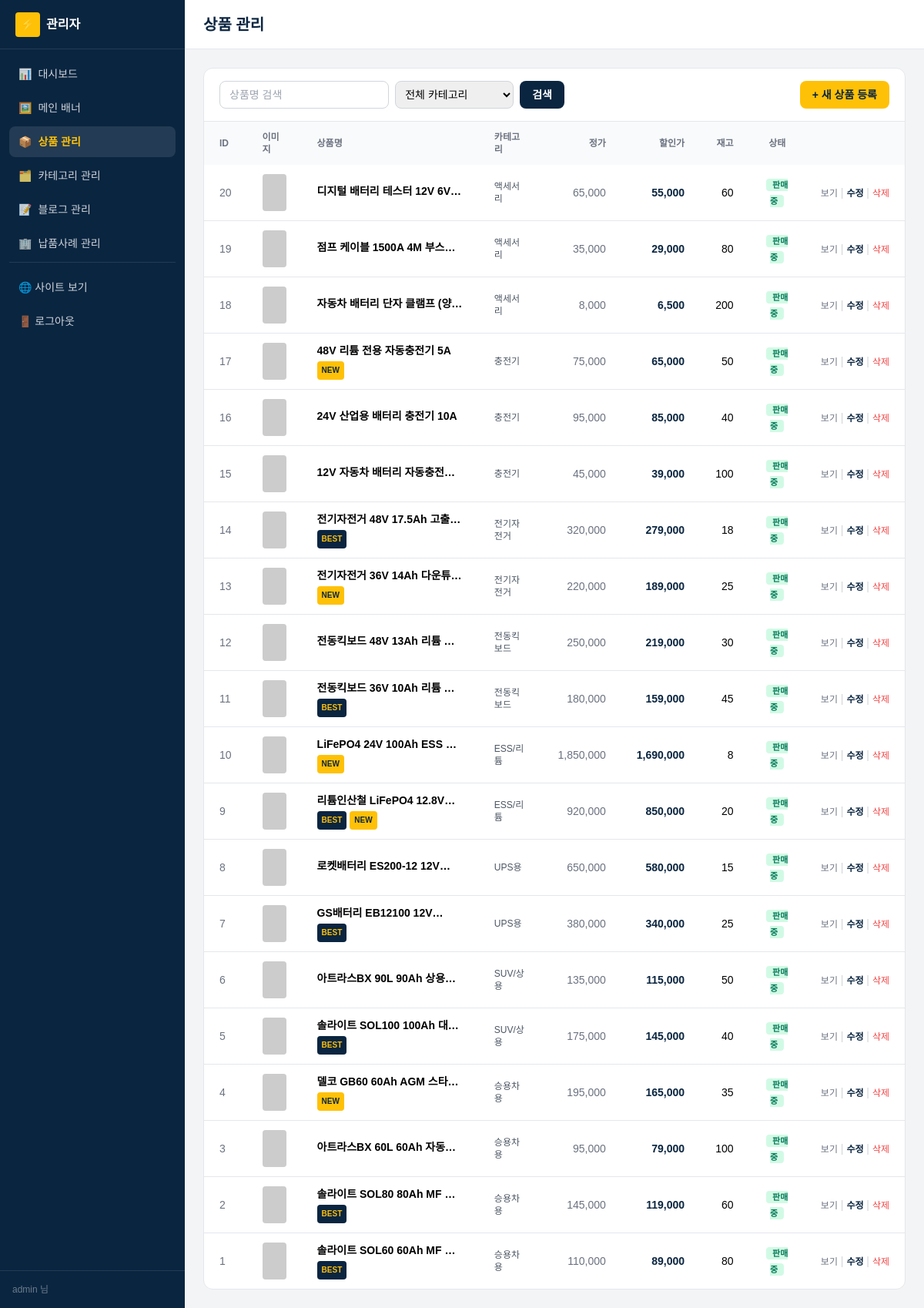
Page /admin/products.php (signed in) on the committed database.
### tables this page shows
CREATE TABLE `products` (
  `it_id`         INT           NOT NULL AUTO_INCREMENT,
  `it_name`       VARCHAR(255)  NOT NULL,
  `ca_id`         INT           NOT NULL,
  `it_price`      INT           NOT NULL DEFAULT 0,
  `it_sell_price` INT           NOT NULL DEFAULT 0,
  `it_stock`      INT           NOT NULL DEFAULT 0,
  `it_summary`    VARCHAR(500)  DEFAULT NULL,
  `it_desc`       LONGTEXT,
  `it_img1`       VARCHAR(255)  DEFAULT NULL,
  `it_img2`       VARCHAR(255)  DEFAULT NULL,
  `it_img3`       VARCHAR(255)  DEFAULT NULL,
  `it_img4`       VARCHAR(255)  DEFAULT NULL,
  `it_img5`       VARCHAR(255)  DEFAULT NULL,
  `it_use`        TINYINT       DEFAULT 1,
  `it_new`        TINYINT       DEFAULT 0,
  `it_best`       TINYINT       DEFAULT 0,
  `created_at`    DATETIME      DEFAULT CURRENT_TIMESTAMP,
  PRIMARY KEY (`it_id`),
  KEY `idx_pr_ca` (`ca_id`),
  KEY `idx_pr_use` (`it_use`),
  CONSTRAINT `fk_pr_ca` FOREIGN KEY (`ca_id`)
    REFERENCES `categories`(`ca_id`)
);

CREATE TABLE `categories` (
  `ca_id`     INT          NOT NULL AUTO_INCREMENT,
  `ca_name`   VARCHAR(100) NOT NULL,
  `ca_parent` INT          DEFAULT NULL,
  `ca_order`  INT          DEFAULT 0,
  PRIMARY KEY (`ca_id`),
  KEY `idx_ca_parent` (`ca_parent`),
  CONSTRAINT `fk_ca_parent` FOREIGN KEY (`ca_parent`)
    REFERENCES `categories`(`ca_id`) ON DELETE SET NULL
);

### includes/functions.php (called while the page is built, shortened)
<?php
require_once __DIR__ . '/db.php';
function h(?string $s): string
{
    return htmlspecialchars((string)$s, ENT_QUOTES | ENT_SUBSTITUTE, 'UTF-8');
}
function image_url(?string $path): string
{
    static $cfg = null;
    if ($cfg === null) $cfg = require __DIR__ . '/config.php';
    if (preg_match('#^https?://#i', $path)) return $path;
    return $cfg['paths']['image_base'] . ltrim($path, '/');
}

### includes/db.php (called while the page is built, shortened)
<?php
function db(): PDO
{
    static $pdo = null;
    if ($pdo instanceof PDO) {
        return $pdo;
    }
    $cfg = require __DIR__ . '/config.php';
    $db  = $cfg['db'];
    $dsn = sprintf(
        'mysql:host=%s;port=%d;dbname=%s;charset=%s',
        $db['host'], $db['port'], $db['name'], $db['charset']
    );
    try {
        $pdo = new PDO($dsn, $db['user'], $db['pass'], [
            PDO::ATTR_ERRMODE            => PDO::ERRMODE_EXCEPTION,
            PDO::ATTR_DEFAULT_FETCH_MODE => PDO::FETCH_ASSOC,
            PDO::ATTR_EMULATE_PREPARES   => false,
            PDO::MYSQL_ATTR_INIT_COMMAND => "SET NAMES {$db['charset']} COLLATE utf8mb4_unicode_ci",
        ]);
    } catch (PDOException $e) {
        http_response_code(500);
        echo '<h1>DB 연결 실패</h1>';
        echo '<pre>' . htmlspecialchars($e->getMessage()) . '</pre>';
        echo '<p><b>점검 사항:</b><br>';
        echo '1) Laragon에서 MySQL이 실행 중인가?<br>';
        echo '2) sql/schema.sql을 import 했는가?<br>';
        echo '3) includes/config.php의 접속 정보가 맞는가?</p>';
        exit;
    }
    return $pdo;
}
function db_all(string $sql, array $params = []): array
{
    $stmt = db()->prepare($sql);
    $stmt->execute($params);
    return $stmt->fetchAll();
}

### includes/config.php (called while the page is built)
<?php
return [
    'db' => [
        'host'    => '127.0.0.1',
        'port'    => 3306,
        'name'    => 'sunvolt-webpage',
        'user'    => 'root',
        'pass'    => '',
        'charset' => 'utf8mb4',
    ],
    'site' => [
        'name'        => '썬볼트 배터리몰',
        'tagline'     => '전 차종·산업용·전동모빌리티 배터리 전문',
        'phone'       => '02-2661-0135',
        'business_no' => '829-85-00989',
        'address'     => '10005 경기 김포시 하성면 하성로795번길 70 에이동 (마조리)',
        'company'     => 'Sunvolt',
    ],
    'paths' => [
        'base_url'     => '',
        'image_base'   => '/assets/images/products/',
        'placeholder'  => 'https://placehold.co/800x800/0A2540/FFC107?text=No+Image',
    ],
    'paging' => [
        'per_page' => 12,
    ],
];

### public/admin/products.php (the view, shortened to what this page needs)
<?php
$q = trim((string)($_GET['q'] ?? ''));
$where = '1=1';
$params = [];
$rows = db_all(
    "SELECT p.*, c.ca_name FROM products p
     LEFT JOIN categories c ON c.ca_id = p.ca_id
     WHERE $where
     ORDER BY p.it_id DESC", $params
);
require __DIR__ . '/_layout_top.php';
?>
<div class="bg-white rounded-xl border overflow-hidden">
  <div class="px-5 py-4 border-b flex flex-wrap items-center gap-3 justify-between">
    <form method="get" class="flex gap-2 items-center flex-1 max-w-md">
      <input type="text" name="q" value="<?= h($q) ?>" placeholder="상품명 검색"
             class="flex-1 h-9 px-3 text-sm border border-gray-300 rounded-lg
                    focus:outline-none focus:ring-2 focus:ring-accent">
      <select name="ca_id" class="h-9 px-2 text-sm border border-gray-300 rounded-lg">
        <option value="">전체 카테고리</option>
      </select>
      <button class="h-9 px-4 text-sm font-bold rounded-lg bg-primary text-white">검색</button>
    </form>
    <a href="/admin/product_form.php"
       class="h-9 px-4 inline-flex items-center text-sm font-bold rounded-lg bg-accent text-primary hover:bg-accent-dark">
      + 새 상품 등록
    </a>
  </div>
  <div class="overflow-x-auto">
    <table class="w-full text-sm">
      <thead class="bg-gray-50 text-xs text-gray-500">
        <tr>
          <th class="text-left px-5 py-3">ID</th>
          <th class="text-left px-5 py-3">이미지</th>
          <th class="text-left px-5 py-3">상품명</th>
          <th class="text-left px-5 py-3">카테고리</th>
          <th class="text-right px-5 py-3">정가</th>
          <th class="text-right px-5 py-3">할인가</th>
          <th class="text-right px-5 py-3">재고</th>
          <th class="text-center px-5 py-3">상태</th>
          <th class="px-5 py-3"></th>
        </tr>
      </thead>
      <tbody class="divide-y">
        <?php if (empty($rows)): ?>
        <tr><td colspan="9" class="text-center py-12 text-gray-400">등록된 상품이 없습니다.</td></tr>
        <?php else: foreach ($rows as $r): ?>
        <tr class="hover:bg-gray-50">
          <td class="px-5 py-3 text-gray-500"><?= (int)$r['it_id'] ?></td>
          <td class="px-5 py-3">
            <img src="<?= h(image_url($r['it_img1'])) ?>"
                 class="w-12 h-12 rounded object-cover bg-gray-100">
          </td>
          <td class="px-5 py-3">
            <a href="/admin/product_form.php?it_id=<?= (int)$r['it_id'] ?>"
               class="font-semibold hover:text-primary line-clamp-1 max-w-xs">
              <?= h($r['it_name']) ?>
            </a>
            <div class="flex gap-1 mt-1">
              <?php if ($r['it_best']): ?><span class="px-1.5 py-0.5 text-[10px] rounded bg-primary text-accent font-bold">BEST</span><?php endif; ?>
              <?php if ($r['it_new']):  ?><span class="px-1.5 py-0.5 text-[10px] rounded bg-accent text-primary font-bold">NEW</span><?php endif; ?>
            </div>
          </td>
          <td class="px-5 py-3 text-xs text-gray-600"><?= h($r['ca_name']) ?></td>
          <td class="px-5 py-3 text-right text-gray-500"><?= number_format((int)$r['it_price']) ?></td>
          <td class="px-5 py-3 text-right font-bold text-primary">
            <?= $r['it_sell_price'] > 0 ? number_format((int)$r['it_sell_price']) : '-' ?>
          </td>
          <td class="px-5 py-3 text-right"><?= number_format((int)$r['it_stock']) ?></td>
          <td class="px-5 py-3 text-center">
            <?php if ($r['it_use']): ?>
              <span class="px-2 py-0.5 text-[11px] rounded bg-emerald-100 text-emerald-700 font-bold">판매중</span>
            <?php else: ?>
              <span class="px-2 py-0.5 text-[11px] rounded bg-gray-100 text-gray-500">중지</span>
            <?php endif; ?>
          </td>
          <td class="px-5 py-3 whitespace-nowrap">
            <a href="/shop/item.php?it_id=<?= (int)$r['it_id'] ?>" target="_blank"
               class="text-xs text-gray-500 hover:text-primary">보기</a>
            <span class="text-gray-300">|</span>
            <a href="/admin/product_form.php?it_id=<?= (int)$r['it_id'] ?>"
               class="text-xs text-primary font-semibold">수정</a>
            <span class="text-gray-300">|</span>
            <form method="post" class="inline" onsubmit="return confirm('정말 삭제하시겠습니까?');">
              <button class="text-xs text-red-500 hover:text-red-700">삭제</button>
            </form>
          </td>
        </tr>
        <?php endforeach; endif; ?>
      </tbody>
    </table>
  </div>
</div>
<?php require __DIR__ . '/_layout_bottom.php'; ?>

### rows in the picture
products: it_id "20", it_name "디지털 배터리 테스터 12V…", ca.ca_name "액세서리", it_price "65,000", it_sell_price "55,000", it_stock "60", it_use "판매중"
products: it_id "19", it_name "점프 케이블 1500A 4M…", ca.ca_name "액세서리", it_price "35,000", it_sell_price "29,000", it_stock "80", it_use "판매중"
products: it_id "18", it_name "자동차 배터리 단자…", ca.ca_name "액세서리", it_price "8,000", it_sell_price "6,500", it_stock "200", it_use "판매중"
products: it_id "17", it_name "48V 리튬 전용 자동충전기 5A", it_new "NEW", ca.ca_name "충전기", it_price "75,000", it_sell_price "65,000", it_stock "50", it_use "판매중"
products: it_id "16", it_name "24V 산업용 배터리 충전기 10A", ca.ca_name "충전기", it_price "95,000", it_sell_price "85,000", it_stock "40", it_use "판매중"
products: it_id "15", it_name "12V 자동차 배터리…", ca.ca_name "충전기", it_price "45,000", it_sell_price "39,000", it_stock "100", it_use "판매중"
products: it_id "14", it_name "전기자전거 48V 17.5Ah…", it_best "BEST", ca.ca_name "전기자전거", it_price "320,000", it_sell_price "279,000", it_stock "18", it_use "판매중"
products: it_id "13", it_name "전기자전거 36V 14Ah…", it_new "NEW", ca.ca_name "전기자전거", it_price "220,000", it_sell_price "189,000", it_stock "25", it_use "판매중"
products: it_id "12", it_name "전동킥보드 48V 13Ah…", ca.ca_name "전동킥보드", it_price "250,000", it_sell_price "219,000", it_stock "30", it_use "판매중"
products: it_id "11", it_name "전동킥보드 36V 10Ah…", it_best "BEST", ca.ca_name "전동킥보드", it_price "180,000", it_sell_price "159,000", it_stock "45", it_use "판매중"
products: it_id "10", it_name "LiFePO4 24V 100Ah…", it_new "NEW", ca.ca_name "ESS/리튬", it_price "1,850,000", it_sell_price "1,690,000", it_stock "8", it_use "판매중"
products: it_id "9", it_name "리튬인산철 LiFePO4…", it_best "BEST", it_new "NEW", ca.ca_name "ESS/리튬", it_price "920,000", it_sell_price "850,000", it_stock "20", it_use "판매중"
products: it_id "8", it_name "로켓배터리 ES200-12…", ca.ca_name "UPS용", it_price "650,000", it_sell_price "580,000", it_stock "15", it_use "판매중"
products: it_id "7", it_name "GS배터리 EB12100…", it_best "BEST", ca.ca_name "UPS용", it_price "380,000", it_sell_price "340,000", it_stock "25", it_use "판매중"
products: it_id "6", it_name "아트라스BX 90L 90Ah…", ca.ca_name "SUV/상용", it_price "135,000", it_sell_price "115,000", it_stock "50", it_use "판매중"
products: it_id "5", it_name "솔라이트 SOL100…", it_best "BEST", ca.ca_name "SUV/상용", it_price "175,000", it_sell_price "145,000", it_stock "40", it_use "판매중"
products: it_id "4", it_name "델코 GB60 60Ah…", it_new "NEW", ca.ca_name "승용차용", it_price "195,000", it_sell_price "165,000", it_stock "35", it_use "판매중"
products: it_id "3", it_name "아트라스BX 60L 60Ah…", ca.ca_name "승용차용", it_price "95,000", it_sell_price "79,000", it_stock "100", it_use "판매중"
products: it_id "2", it_name "솔라이트 SOL80 80Ah…", it_best "BEST", ca.ca_name "승용차용", it_price "145,000", it_sell_price "119,000", it_stock "60", it_use "판매중"
products: it_id "1", it_name "솔라이트 SOL60 60Ah…", it_best "BEST", ca.ca_name "승용차용", it_price "110,000", it_sell_price "89,000", it_stock "80", it_use "판매중"

### other values in the picture
$m['icon'] "📊"
$m['label'] "대시보드"
$m['icon'] "🖼️"
$m['label'] "메인 배너"
$m['icon'] "📦"
$m['label'] "상품 관리"
$m['icon'] "🗂️"
$m['label'] "카테고리 관리"
$m['icon'] "📝"
$m['label'] "블로그 관리"
$m['icon'] "🏢"
$m['label'] "납품사례 관리"
admin_user()['username'] "admin"
$admin_title "상품 관리"
